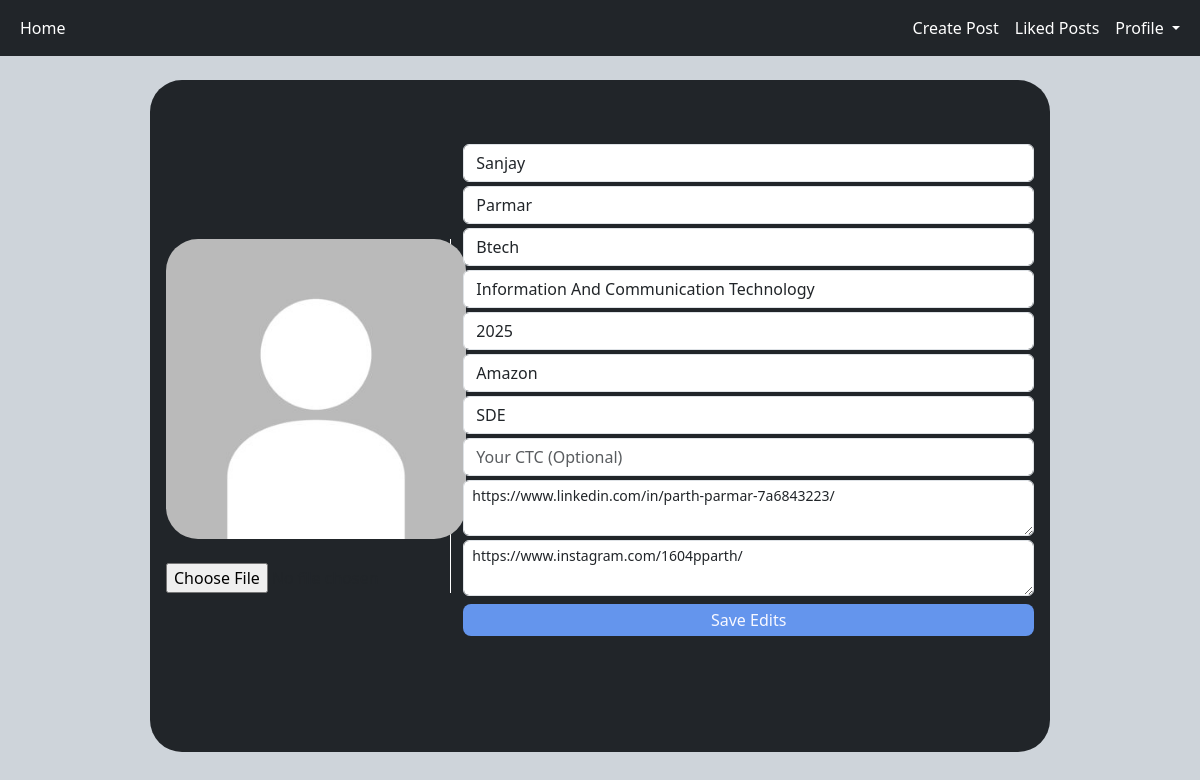
Page /settings (signed in) on the committed database.
### WOC/models.py (models this page shows, shortened)
class Profile(models.Model):
    user = models.ForeignKey(User, on_delete=models.CASCADE)
    id_user = models.IntegerField()
    first_name = models.CharField(max_length=32)
    last_name = models.CharField(max_length=32)
    profile_photo = models.ImageField(upload_to='profile_photo', default='default_photo.jpg')
    degree = models.CharField(max_length=32)
    program = models.CharField(max_length=60)
    year = models.IntegerField()

class AddProf(models.Model):
    main_user = models.ForeignKey(Profile, on_delete=models.CASCADE, null=True)
    ctc = models.IntegerField(default=-1)
    placed_at = models.CharField(max_length=60, default="DuMmY", blank=True)
    position = models.CharField(max_length=60, default="DuMmY", blank=True)
    linkedin_prof = models.TextField(default="none")
    insta_prof = models.TextField(default="none")

### WOC/views.py (the view, shortened to what this page needs)
# urls.py: path('settings', views.settings, name='settings'),
@login_required(login_url='login')
def settings(request):
    user_profile = Profile.objects.get(user=request.user)
    user_himself = User.objects.get(username=request.user.username)
    user_add_profile = AddProf.objects.get(main_user=user_profile)
    return render(request, 'settings.html',
                  {'user_profile': user_profile, 'user_himself': user_himself, 'user_add_profile': user_add_profile})

### templates/settings.html (shortened to what this page needs)
<!DOCTYPE html>
<html lang="en">
<head>
    <link rel="stylesheet" href="../static/css/profile.css">
    <link href="https://cdn.jsdelivr.net/npm/bootstrap@5.3.0-alpha1/dist/css/bootstrap.min.css" rel="stylesheet">
</head>
<body class="bg-dark-subtle">
<nav class="navbar navbar-expand-lg bg-dark ">
  <div class="container-fluid ">
    <div class="collapse navbar-collapse " id="navbarSupportedContent">
      <ul class="navbar-nav me-auto mb-0 mb-lg-0 ">
        <li class="nav-item">
          <a class="nav-link active text-white" aria-current="page" href="home">Home</a>
        </li>
          </ul>
        <ul class="navbar-nav ms-auto">
        <li class="nav-item ">
          <a class="nav-link text-white" href="upload">Create Post</a>
        </li>
            <li class="nav-item ">
          <a class="nav-link text-white" href="likedpost">Liked Posts</a>
        </li>
        <li class="nav-item dropdown">
          <a class="nav-link dropdown-toggle me text-white" href="#" role="button" data-bs-toggle="dropdown" aria-expanded="false" >
            Profile
          </a>
        </li>
      </ul>
    </div>
  </div>
</nav>
<section class="my-4" style="height: 80vh">
    <div class="container bg-dark rounded-5 p-3" style="width: 75%">
        <div class="row d-flex justify-content-center align-items-center h-100">
            <div class="col-4 border-end border-white align-items-center text-center">
                <img src="{{ user_profile.profile_photo.url }}" class="rounded-5 mx-auto d-block mb-4">
                <form action="" method="POST" enctype="multipart/form-data" id="form2">
                    <input class="mx-auto" type="file" name="profile_photo">
            </div>
            <div class="col-8 align-items-center " style="height: 80vh; padding-top: 6vh">
                    <input class="form-control mb-1 float-end" type="text" name="first_name"  VALUE="{{ user_profile.first_name }}" >
                    <input class="form-control mb-1" type="text" name="last_name" value="{{ user_profile.last_name }}" >
                    <input class="form-control mb-1" type="text" name="degree" value="{{ user_profile.degree }}" >
                    <input class="form-control mb-1" type="text" name="program" value="{{ user_profile.program }}" >
                    <input class="form-control mb-1" type="text" name="year" value="{{ user_profile.year }}" >
                    {% if user_add_profile.placed_at != "DuMmY" %}
                        <input class="form-control mb-1" type="text" name="placed_at" value="{{ user_add_profile.placed_at }}" >
                    {% else %}
                        <input class="form-control mb-1" type="text" name="placed_at" placeholder="Company you are currently working with (Optional)">
                    {% endif %}
                    {% if user_add_profile.position != "DuMmY" %}
                        <input class="form-control mb-1" type="text" name="position" value="{{ user_add_profile.position }}" >
                    {% else %}
                        <input class="form-control mb-1" type="text" name="position" placeholder="Position of yours in your company (Optional)" >
                    {% endif %}
                    {% if user_add_profile.ctc != -1 %}
                        <input class="form-control mb-1" type="text" name="ctc" value="{{ user_add_profile.ctc }}" >
                    {% else %}
                        <input class="form-control mb-1" type="text" name="ctc" placeholder="Your CTC (Optional)" >
                    {% endif %}
                    {% if user_add_profile.linkedin_prof != "none" %}
                        <textarea class="form-control form-control-sm mb-1 pb-2 rounded-2" name="linkedin_prof" placeholder="LinkedIn Profile Link (Optional)" >{{ user_add_profile.linkedin_prof }}</textarea>
                    {% else %}
                        <textarea class="form-control form-control-sm mb-1 pb-2 rounded-2" name="linkedin_prof" placeholder="LinkedIn Profile Link (Optional)" ></textarea>
                    {% endif %}
                    {% if user_add_profile.insta_prof != "none" %}
                        <textarea class="form-control form-control-sm mb-2 pb-2 rounded-2" name="insta_prof" placeholder="Instagram Profile Link (Optional)" >{{ user_add_profile.insta_prof }}</textarea>
                    {% else %}
                        <textarea class="form-control form-control-sm mb-2 pb-2 rounded-2" name="insta_prof" placeholder="Instagram Profile Link (Optional)" ></textarea>
                    {% endif %}
                <button type="submit" class="mb-2 rounded-3" style="width: 100%">Save Edits</button>
            </div>
        </div>
    </div>
</section>
</body>
</html>

### static/css/profile.css (style rules this page uses)
img { width: 300px; height: 300px; }
button { width: 100%; background-color: cornflowerblue; color: ghostwhite; border: none; border-radius: 5px; padding: 4px; margin-top: 4px; margin-bottom: 9px; }
::placeholder { color: #1f1f1f; }
a:link { text-decoration: none; }

### rows in the picture
Profile: profile_photo (placeholder picture), first_name "Sanjay", last_name "Parmar", degree "Btech", program "Information And Communication Technology", year "2025"
AddProf: placed_at "Amazon", position "SDE", linkedin_prof "https://www.linkedin.com/in/parth-parmar-7a6843223/", insta_prof "https://www.instagram.com/1604pparth/"
